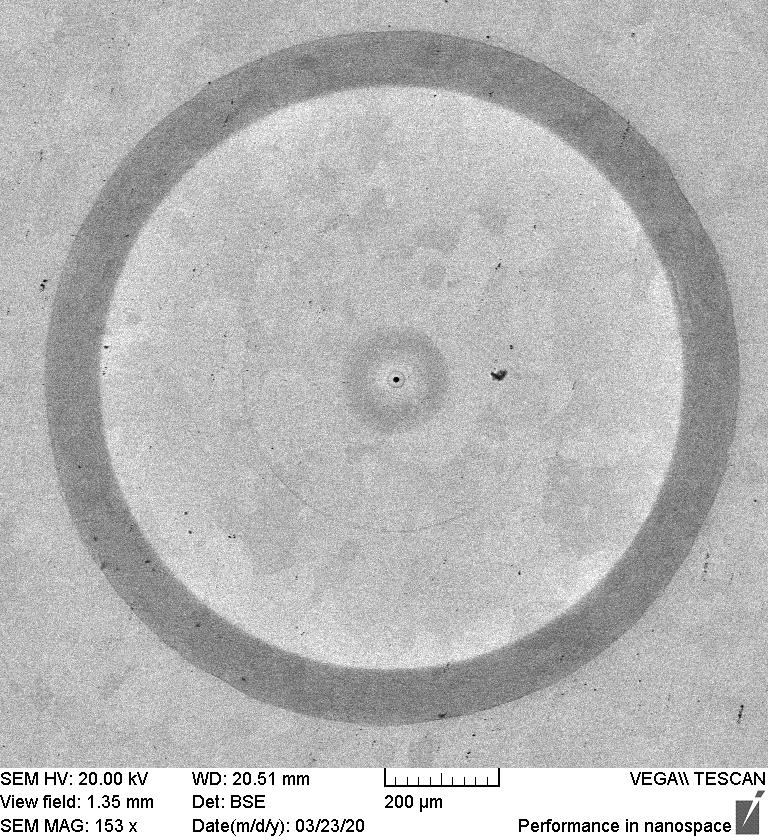
#> input picture Clonky-vadne-full/10b.jpg, 768 x 840 px; its folder holds only this picture in this run
$ python cropper.py
#> lines starting #> are read from the running program, lines starting #| are printed output that depends on the picture
import glob
import numpy as np

from cv2 import cv2

# Grab all the .jpg images
#images = glob.glob('Clonky-ok/*')
#images = glob.glob('Clonky-vadne/*.jpg')
#images = glob.glob('Clonky-ok-filtered/*')
images = glob.glob('Clonky-vadne-full/*')

# To save the images and later convert into numpy array
images_list = []

# Crop and save each one of them
for image in images:
    img = cv2.imread(image)
#> img is the input picture: shape (840, 768, 3); min 0, max 255, mean 183.6
    # Resize into 768*768 if bigger
    resized = cv2.resize(img, (768, 840))
    # Defect images are of size 768*768
    cropped_img = resized[0:768, 0:768]
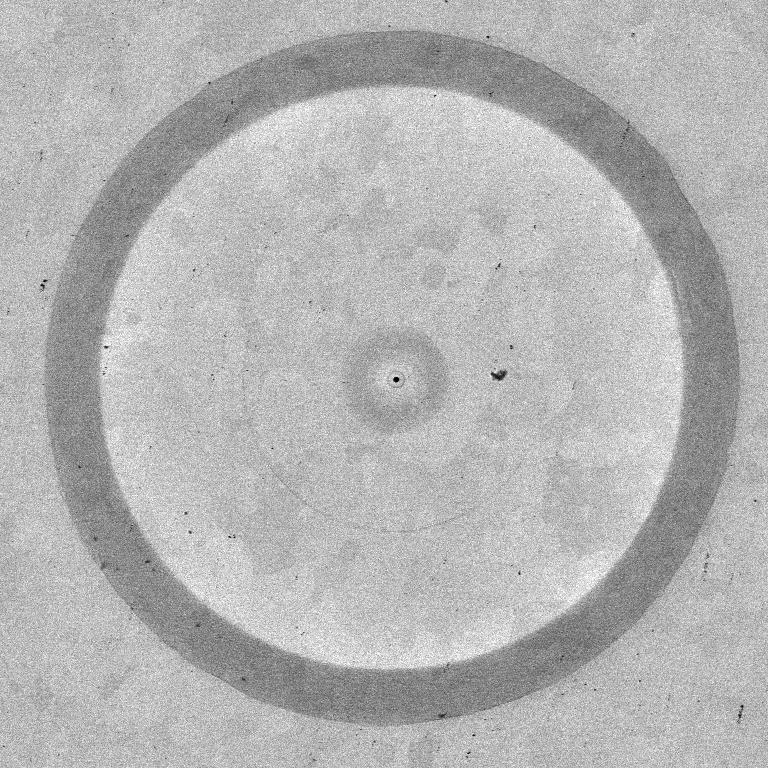
#> cropped_img: shape (768, 768, 3); min 0, max 255, mean 179.8
    # Make it actual grayscale
    gray = cv2.cvtColor(cropped_img, cv2.COLOR_BGR2GRAY)
    # Add the new grayscale image to the list
    images_list.append(gray)
    # Save the cropped grayscale image
    cv2.imwrite('Cropped\\' + image, gray)


numpy_images = np.array(images_list)
print(numpy_images.shape)
#| (1, 768, 768)

# [12 lines of commented-out code are left out]
np.save('Data\\Faulty_extended.npy', numpy_images)
